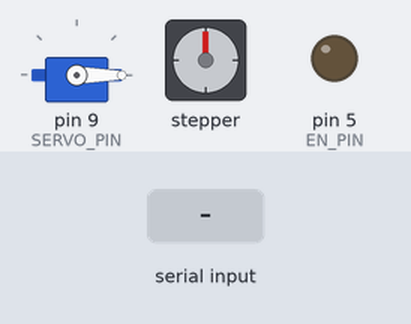
The sketch below on a simulated Arduino Uno, built with avr-gcc and run on an emulated ATmega328P. Parts: servo, stepper motor, output pins drawn as LEDs (lit = HIGH). The inputs (shaded band) are chosen by the test bench. Stepper angles assume 200 steps per turn.

Above: at 1.2 s.
1.3 s: "INJECT\n" received over Serial
At 1.8 s:
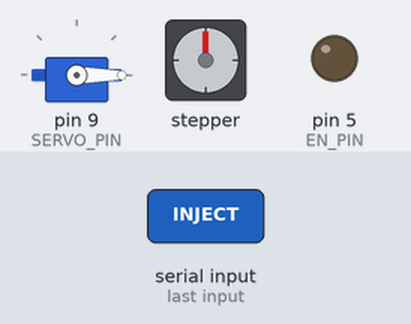
4.3 s: "ROTATE 1\n" received over Serial
7.3 s: "INJECT\n" received over Serial
At 9.0 s:
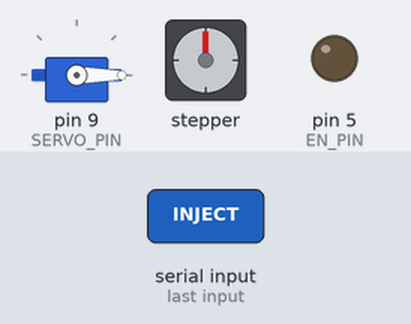
Timing chart, 0 to 16.9 s (numbered marks = the images above; inputs shaded):
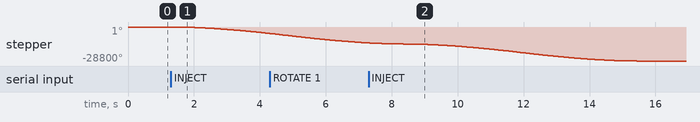

Measured:
- after the input at 1.3 s, stepper: keeps turning counter-clockwise at about 1859°/s, starting at once

The sketch:

end_effector.ino
```cpp
/*****************************************************************
 * End Effector – Servo + TB6600 stepper
 *   ENA+  → 5   (active LOW)
 *   DIR+  → 6
 *   PUL+  → 7
 *   Servo signal → 9
 *   All “−” pins → Arduino GND
 *****************************************************************/

#include <Arduino.h>
#include <Servo.h>
#include <AccelStepper.h>
#include <math.h>          // lround()

/* ── Servo ──────────────────────────────────────────────── */
Servo       myServo;
const uint8_t SERVO_PIN = 9;
float       currentTheta = 0.0f;

/* ── TB6600 wiring ──────────────────────────────────────── */
constexpr uint8_t EN_PIN   = 5;
constexpr uint8_t DIR_PIN  = 6;
constexpr uint8_t STEP_PIN = 7;

/* ── Mechanical constants ──────────────────────────────── */
constexpr float STEPS_PER_MM = 80.0f;   // tune to your lead‑screw
constexpr float STROKE_MM    = 100.0f;   // one‑way stroke length

AccelStepper stepper(AccelStepper::DRIVER, STEP_PIN, DIR_PIN);

/* ── Helper: move exactly +40 mm from current position ──── */
void moveByStroke()
{
  long deltaSteps = lround(STROKE_MM * STEPS_PER_MM);
  stepper.move(deltaSteps);                   // relative +40 mm
  while (stepper.distanceToGo() != 0) stepper.run();
}

/* ── Helper: go back to absolute 0 mm position ──────────── */
void goHome()
{
  stepper.moveTo(0);                          // absolute 0 mm
  while (stepper.distanceToGo() != 0) stepper.run();
}

/* ───────────────────────────────────────────────────────── */
void setup()
{
  Serial.begin(9600);

  /* Servo */
  myServo.attach(SERVO_PIN);
  myServo.write(currentTheta);                // start at 0°

  /* Stepper */
  pinMode(EN_PIN, OUTPUT);
  digitalWrite(EN_PIN, LOW);                  // enable driver

  stepper.setPinsInverted(true, false, false); // invert DIR
  stepper.setMaxSpeed(5000);                  // steps / s
  stepper.setAcceleration(1000);               // steps / s²

  stepper.setCurrentPosition(0);              // we are at physical 0 mm
}

void loop()
{
  /* ── Handle incoming serial commands ── */
  if (Serial.available())
  {
    String cmd = Serial.readStringUntil('\n');
    cmd.trim();

    /* ROTATE <theta> <delta> */
    if (cmd.startsWith("ROTATE"))
    {
      // split after first and second spaces
      int sp1 = cmd.indexOf(' ');
      int sp2 = cmd.indexOf(' ', sp1 + 1);

      if (sp1 != -1 && sp2 != -1)
      {
        float theta = cmd.substring(sp1 + 1, sp2).toFloat();
        float delta = cmd.substring(sp2 + 1).toFloat();

        currentTheta = constrain(theta, 0.0f, 180.0f);
        myServo.write(currentTheta);

        if (fabs(delta) < 0.5f) {            // treat 0 ±0.5 as zero
          goHome();                          // δ = 0 → back to 0 mm
        } else {
          moveByStroke();                    // δ ≠ 0 → +40 mm stroke
        }
      }
    }

    /* INJECT – always +40 mm stroke */
    else if (cmd.equalsIgnoreCase("INJECT"))
    {
      moveByStroke();
    }
  }

  stepper.run();  // allow AccelStepper background processing
}
```
